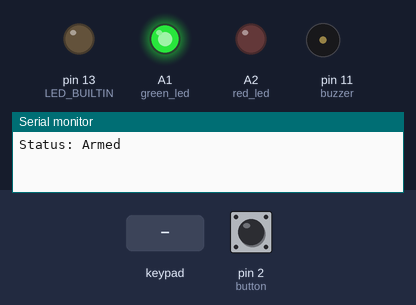
The sketch below on a simulated Arduino Uno, built with avr-gcc and run on an emulated ATmega328P. Parts: output pins drawn as LEDs (lit = HIGH), buzzer (waves = sounding), the last lines printed to the serial monitor. Inputs (shaded band) come from the test bench; at power-on: pin 2 (button) LOW. No radio packets arrive unless stated.

Above: at 1.4 s.
1.5 s: pin 2 (button) pulled HIGH for 0.15 s
At 2.7 s:
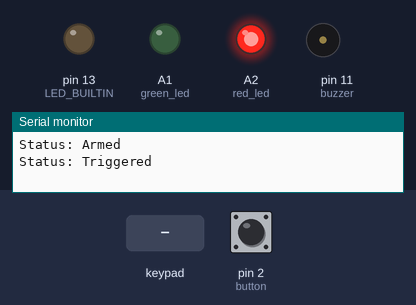
3.1 s: keypad keys 1 0 0 # pressed 0.4 s apart
At 4.44 s:
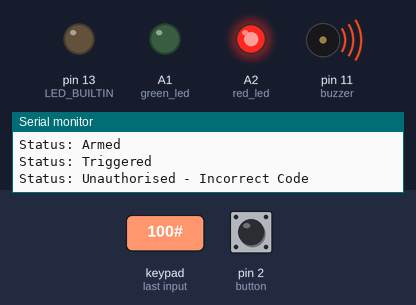
Timing chart, 0 to 6.1 s (numbered marks = the images above; inputs shaded):
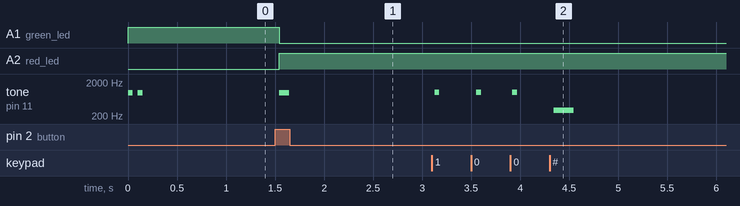

The sketch:

TRANSMITTER.ino
```cpp
#include <Keypad.h>
#include <RH_ASK.h>
#include <SPI.h>

const byte ROWS = 4;
const byte COLS = 4;

const int MAX_CODE_LENGTH = 4;

//--------------------------
//Pin assignment
const int button = 2;
const int buzzer = 11;
const int green_led = A1;
const int red_led = A2;
//--------------------------

enum StatusCodes {
  Armed = 100,
  Disarmed = 200,
  Triggered = 300
  //Deactivated = 400
};

char hexaKeys[ROWS][COLS] = {
  {'1', '2', '3', 'A'},
  {'4', '5', '6', 'B'},
  {'7', '8', '9', 'C'},
  {'*', '0', '#', 'D'}
};

byte rowPins[ROWS] = {10, 9, 8, 7};
byte colPins[COLS] = {6, 5, 4, 3};

Keypad customKeypad = Keypad(makeKeymap(hexaKeys), rowPins, colPins, ROWS, COLS);
RH_ASK driver;

char disarmCode[MAX_CODE_LENGTH] = {'0', '0', '0', '0'}; //TODO: Temporary - Look into defining on the device
bool activated = false;

char currentCode[MAX_CODE_LENGTH] = {};
int currentCodeIdx = 0;
//-------------------------------------------------------------------------------------------------------------------------

void setup() {
  pinMode(LED_BUILTIN, OUTPUT);
  pinMode(green_led, OUTPUT);
  pinMode(red_led, OUTPUT);
  pinMode(button, INPUT);

  digitalWrite(LED_BUILTIN, LOW);
  digitalWrite(green_led, HIGH);
  digitalWrite(red_led, LOW);

  if (!driver.init()) {
    Serial.println("Error: Failed to Initialise Radio");
  }

  tone(buzzer, 950);
  delay(50);
  noTone(buzzer);
  delay(50);
  tone(buzzer, 950);
  delay(50);
  noTone(buzzer);

  sendStatusCode(Armed);

  Serial.begin(9600);
  Serial.println("Status: Armed");
}

void loop() {
  if (digitalRead(button) == HIGH) {
    if (activated != true) {
      setInitialTrigger();
    }

    activated = true;
  }

  if (activated) {
    handleCodeEntry();
    enableAlarm();
  } else {
    sendStatusCode(Armed); //TODO: Does this need to be constantly broadcasting, or just send once for each status change?
    disableAlarm(false);
  }
}

void setInitialTrigger() {
  Serial.println("Status: Triggered");
  tone(buzzer, 950, 100);
}
void enableAlarm() {
  digitalWrite(green_led, LOW);
  digitalWrite(red_led, HIGH);

  sendStatusCode(Triggered);
}
void disableAlarm(bool setDisable) {
  digitalWrite(green_led, HIGH);
  digitalWrite(red_led, LOW);

  if (setDisable) {
    Serial.println("Status: Disarmed");
    sendStatusCode(Disarmed);
    tone(buzzer, 700, 100);
    tone(buzzer, 800, 100);
    tone(buzzer, 900, 100);
  }

  activated = false;
}

void handleCodeEntry() {
  char enteredKey = customKeypad.getKey();
  bool hasDisarmed = false;

  if (enteredKey) {
    currentCode[currentCodeIdx] = enteredKey;
    currentCodeIdx++;

    tone(buzzer, 1000, 50);
  }

  if (currentCodeIdx > MAX_CODE_LENGTH-1) {
    if (checkDisarmed()) {
      disableAlarm(true);
    } else {
      Serial.println("Status: Unauthorised - Incorrect Code");
      tone(buzzer, 500, 500);
      tone(buzzer, 300, 200);
    }
  }
}

bool checkDisarmed() {
   bool hasDisarmed = true;

  for (int i=0; i < currentCodeIdx; i++) {
    if (currentCode[i] != disarmCode[i]) {
      hasDisarmed = false;
      break;
    }
  }

  currentCodeIdx = 0;

  return hasDisarmed;
}

void sendStatusCode(StatusCodes code) {
  char *msg = "";

  //TODO: See if able to convert the values directly
  switch (code) {
    case Armed: msg = "100"; break;
    case Disarmed: msg = "200"; break;
    case Triggered: msg = "300"; break;
    //case Deactivated: msg = 400; break;
    default: msg = "000";
  }

  driver.send((uint8_t *)msg, strlen(msg));
  driver.waitPacketSent();
}
```

Measured:
- after the input at 1.5 s, A1 (green_led): HIGH → LOW at once; A2 (red_led): LOW → HIGH at once; tone on pin 11 (buzzer): silent → 950 Hz at once, → silent 0.10 s later
- after the input at 3.1 s, tone on pin 11 (buzzer): plays 1000 Hz for 0.05 s, 1000 Hz for 0.05 s, 1000 Hz for 0.05 s, 300 Hz for 0.20 s, starting at once
